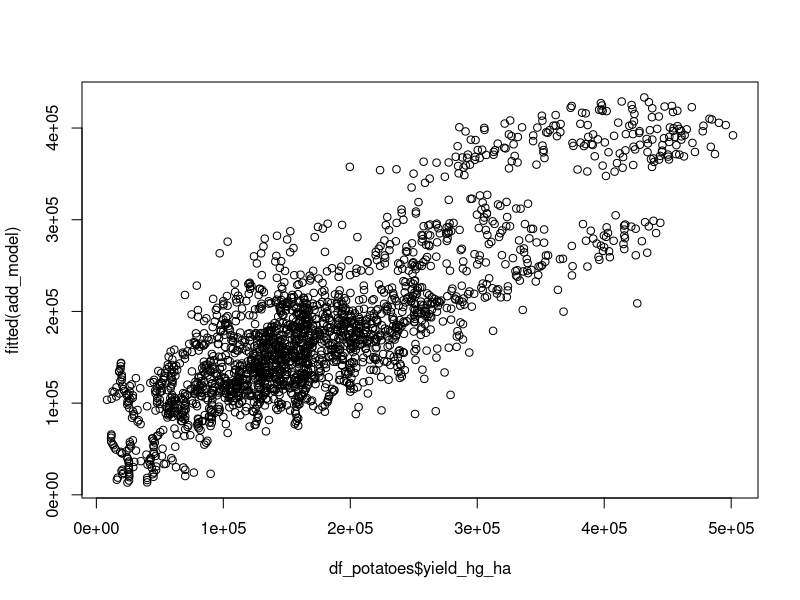
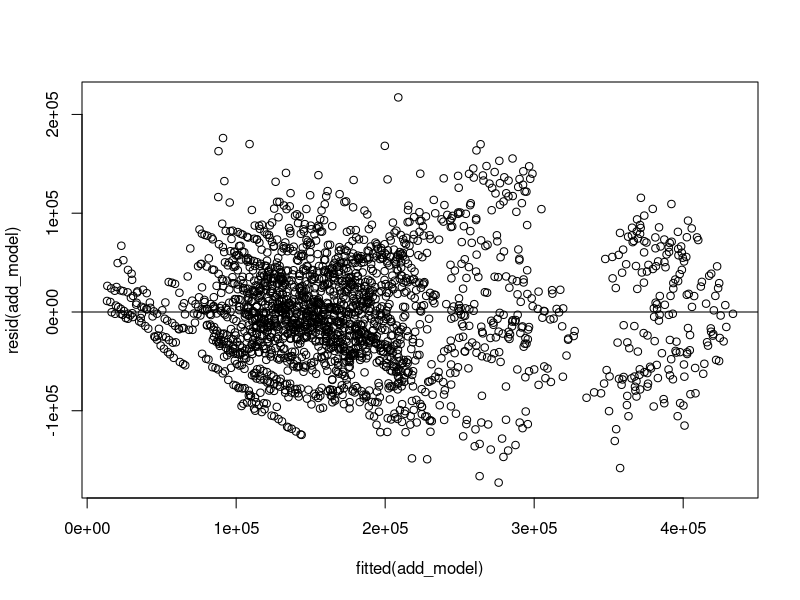
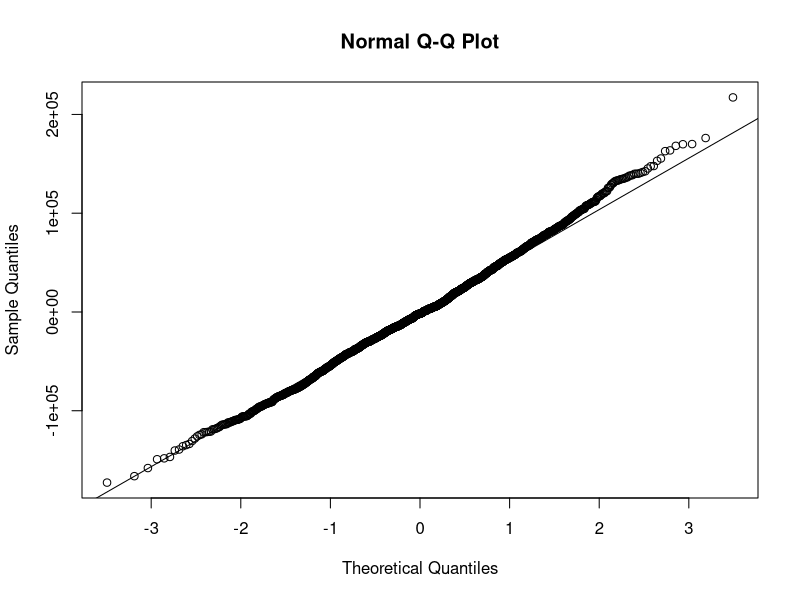

Reproduce these figures in R, in order. (Note: this script raises an error after producing the figures.)
library(readr)
library(lmtest)
library(car)
library(MASS)

diagnostic_tests = function(model) {
  
  # Basic quantities
  res = residuals(model)
  n = length(res)
  p = length(coef(model))  
  
  bp = bptest(model)
  
  shapiro = shapiro.test(res)
  
  loocv_rmse = c(
    RMSE        = sqrt(mean(residuals(model)^2)),
    LOOCV_RMSE  = sqrt(mean((resid(model)/(1 - hatvalues(model)))^2))
  )
  
  vif_values = car::vif(model)
  cat("\n=== Breusch-Pagan Test (Homoscedasticity) ===\n")
  print(bp)
  cat("Interpretation: p-value < 0.05 suggests heteroscedasticity.\n\n\n")
  
  cat("=== Shapiro-Wilk Test (Normality of Residuals) ===\n")
  print(shapiro)
  cat("Interpretation: p-value < 0.05 suggests non-normal residuals.\n\n\n")
  
  cat("=== Variance Inflation Factor (VIF) ===\n\n")
  print(vif_values)
  cat("\nInterpretation: VIF > 5 suggests moderate collinearity; VIF > 10 suggests high multicollinearity.\n\n\n")
  
  cat("=== LOOCV-RMSE ===\n\n")
  print(loocv_rmse)
  cat("\nInterpretation: LOOCV-RMSE significantly larger than RMSE may indicate under or over-fitting\n\n")
}

# subset potatoes and center predictors
df = read_csv("cleaned_yield_with_gdp_cat.csv")
df_potatoes = subset(df, crop == "Potatoes")
df_potatoes = df_potatoes[, -(1:2)]
View(df_potatoes)


# additive model
add_model = lm(yield_hg_ha ~ ., data = df_potatoes)
summary(add_model)
plot(fitted(add_model) ~ df_potatoes$yield_hg_ha)

# model diagnostics
summary(add_model)
car::vif(add_model)
shapiro.test(resid(add_model))
sqrt(mean(residuals(add_model)^2))
sqrt(mean((resid(add_model) / (1 - hatvalues(add_model))) ^ 2))

# diagnostic visualizations
plot(resid(add_model) ~ fitted(add_model))
abline(h = 0)
bptest(add_model)
qqnorm(resid(add_model))
qqline(resid(add_model))
shapiro.test(resid(add_model))

diagnostic_tests(add_model)
bp2 = bptest(add_model)
boxcox_lambda = function(model) {
  bxcx = boxcox(model)
  lambda = c("Box-Cox Lambda" = bxcx$x[which.max(bxcx$y)])
  print(lambda)
}
boxcox_lambda(add_model)

lambda = c("Box-Cox Lambda" = boxcox(add_model)$x[which.max(add_model$y)])
print(lambda)


# additive model without subregions
noreg_model = lm(yield_hg_ha ~ . - subregion, data = df_potatoes)
summary(noreg_model)

View(df_potatoes)

# ANOVA test using no-subregions as null model to compare the full model
anova(noreg_model, add_model)



# pesticides predictor transformation
par(mfrow = c(2, 2))
plot(df_potatoes$yield_hg_ha ~ df_potatoes$pesticides_t,
     main = "Yield vs Pesticides",
     xlab = "Pesticides (in Tonnes)",
     ylab = "Yield (hg/ha)")
plot1 = lm(df_potatoes$yield_hg_ha ~ df_potatoes$pesticides_t)
abline(plot1, col = "red")

plot(df_potatoes$yield_hg_ha ~ I(log(df_potatoes$pesticides_t)),
     main = "Yield vs Log Pesticides",
     xlab = "log(pesticides_t)",
     ylab = "Yield (hg/ha)")
plot2 = lm(df_potatoes$yield_hg_ha ~ I(log(df_potatoes$pesticides_t)))
abline(plot2, col = "red")

plot(df_potatoes$yield_hg_ha ~ I(log(df_potatoes$pesticides_t)^2),
     main = "Yield vs Log Pesticides Squared",
     xlab = "I(log(pesticides_t)^2)",
     ylab = "Yield (hg/ha)")
plot3 = lm(df_potatoes$yield_hg_ha ~ I(log(df_potatoes$pesticides_t)^2))
abline(plot3, col = "red")
par(mfrow = c(1, 1))



# temperature predictor transformation
par(mfrow = c(2, 2))
plot(df_potatoes$yield_hg_ha ~ df_potatoes$temp_c,
     main = "Yield vs Temperature",
     xlab = "Temperature (in Tonnes)",
     ylab = "Yield (hg/ha)")
temp1 = lm(df_potatoes$yield_hg_ha ~ df_potatoes$temp_c)
abline(temp1, col = "red")

plot(df_potatoes$yield_hg_ha ~ I(df_potatoes$temp_c^2),
     main = "Yield vs Temperature",
     xlab = "I(temp_c^2)",
     ylab = "Yield (hg/ha)")
temp2 = lm(df_potatoes$yield_hg_ha ~ I(df_potatoes$temp_c^2))
abline(temp2, col = "red")
par(mfrow = c(1, 1))



# correlations
par(mfrow = c(2, 2))
gdp_tier_ordered = factor(df_potatoes$gdp_tier, levels = c("Low", "Middle", "High"))
boxplot(df_potatoes$yield_hg_ha ~ gdp_tier_ordered,
        main = "Crop Yield vs Gross Demostic Product",
        xlab = "Gross Domestic Product",
        ylab = "Crop Yield (hg/ha)")

boxplot(df_potatoes$temp_c ~ gdp_tier_ordered,
        main = "Temperature vs Gross Domestic Product",
        xlab = "Gross Domestic Product",
        ylab = "Temperature (in Degrees Celsius)")

boxplot(df_potatoes$yield_hg_ha ~ df_potatoes$year,
        main = "Crop Yield vs Year",
        xlab = "Year",
        ylab = "Crop Yield (hg/ha)")
par(mfrow = c(1, 1))



# testing two-way interactions (minus subregion)
int_model = lm(yield_hg_ha ~ (temp_c + I(temp_c^2) + year + log(pesticides_t) + I(log(pesticides_t)^2) + gdp_tier)^2 + subregion, data = df_potatoes)

# backward BIC on int_model
bic_int_model = step(int_model, k = log(length(fitted(int_model))))

bic_int_model = lm(yield_hg_ha ~ temp_c + I(temp_c^2) + year + log(pesticides_t) + 
                     I(log(pesticides_t)^2) + gdp_tier + subregion + temp_c:I(temp_c^2) + 
                     temp_c:year + temp_c:I(log(pesticides_t)^2) + temp_c:gdp_tier + 
                     I(temp_c^2):year + I(temp_c^2):gdp_tier + year:I(log(pesticides_t)^2) + 
                     log(pesticides_t):I(log(pesticides_t)^2) + log(pesticides_t):gdp_tier + 
                     I(log(pesticides_t)^2):gdp_tier, data = df_potatoes)
vif(bic_int_model)


bic_int_model = lm(yield_hg_ha ~ temp_c + I(temp_c^2) + year + log(pesticides_t) + 
                     I(log(pesticides_t)^2) + gdp_tier + subregion + temp_c:I(log(pesticides_t)^2) + temp_c:gdp_tier, data = df_potatoes)
car::vif(bic_int_model)



# further reduced model to minimize VIF's
bic_model_small_pre = lm(yield_hg_ha ~ temp_c + year + log(pesticides_t) + I(log(pesticides_t)^2) + 
                           gdp_tier + subregion + temp_c:gdp_tier, data = df_potatoes)
car::vif(bic_model_small_pre)

# uses boxcox to find optimal response transformation
bxcx_quad = boxcox(bic_model_small_pre)
bxcx_quad$x[which.max(bxcx_quad$y)]

# model with transformed response
bic_model_small = lm(yield_hg_ha^.667 ~ temp_c + year + log(pesticides_t) + I(log(pesticides_t)^2) + 
                       gdp_tier + subregion + temp_c:gdp_tier, data = df_potatoes)

# model diagnostics
vif(bic_model_small)
summary(bic_model_small)
bptest(bic_model_small)
shapiro.test(resid(bic_model_small))
sqrt(mean((resid(bic_model_small) / (1 - hatvalues(bic_model_small))) ^ 2))

# diagnostic visualizations
plot(resid(bic_model_small) ~ fitted(bic_model_small))
abline(h = 0)
bptest(bic_model_small)
qqnorm(resid(bic_model_small))
qqline(resid(bic_model_small))
shapiro.test(resid(bic_model_small))

plot(fitted(bic_model_small) ~ I(df_potatoes$yield_hg_ha^.667),
     main = "Predicted vs. Actual",
     xlab = "Actual",
     ylab = "Predicted",
     col = "blue")
plot_model = lm(fitted(bic_model_small) ~ I(df_potatoes$yield_hg_ha^.667))
abline(plot_model, col = "orange", lwd = 2)



# alt rain model: higher adjusted r-squared, one additional predictor, lower Shapiro test p-value
bic_model_rain = lm(yield_hg_ha^.667 ~ rain_mm + temp_c + year + log(pesticides_t) + I(log(pesticides_t)^2) + 
                       gdp_tier + subregion + rain_mm:gdp_tier, data = df_potatoes)

# model diagnostics
summary(bic_model_rain)
vif(bic_model_rain)
shapiro.test(resid(bic_model_rain))
sqrt(mean((resid(bic_model_rain) / (1 - hatvalues(bic_model_rain))) ^ 2))

# diagnostic visualizations
plot(resid(bic_model_rain) ~ fitted(bic_model_rain))
abline(h = 0)
bptest(bic_model_rain)
qqnorm(resid(bic_model_rain))
qqline(resid(bic_model_rain))
shapiro.test(resid(bic_model_rain))

# predicted vs actual

plot(fitted(bic_model_rain) ~ I(df_potatoes$yield_hg_ha^.667),
     main = "Predicted vs. Actual",
     xlab = "Actual",
     ylab = "Predicted",
     col = "blue")
plot_model = lm(fitted(bic_model_rain) ~ I(df_potatoes$yield_hg_ha^.667))
abline(plot_model, col = "orange", lwd = 2)


bic_large_model = lm(yield_hg_ha^.667 ~ rain_mm + temp_c + year + log(pesticides_t) + I(log(pesticides_t)^2) + 
                      gdp_tier + subregion + temp_c:gdp_tier + rain_mm:gdp_tier, data = df_potatoes)

anova(bic_model_rain, bic_large_model)

anova(bic_model_small, bic_large_model)





int_y_x_trans_model_potato = lm(yield_hg_ha ~ year + (rain_mm + I((log(pesticides_t))^2) + I(temp_c^2) + gdp_tier)^2 +subregion , data = df_potatoes)
int_y_x_trans_model_potato_back_bic = step(int_y_x_trans_model_potato, direction = "backward", k=log(length(resid(int_y_x_trans_model_potato))))
bxcx_quad = boxcox(int_y_x_trans_model_potato_back_bic)
bxcx_quad$x[which.max(bxcx_quad$y)]
final_model = lm(yield_hg_ha^.707 ~ year + rain_mm + I((log(pesticides_t))^2) + I(temp_c^2) + 
                   gdp_tier + subregion + rain_mm:I((log(pesticides_t))^2) + 
                   rain_mm:gdp_tier + I((log(pesticides_t))^2):I(temp_c^2) + 
                   I((log(pesticides_t))^2):gdp_tier, data = df_potatoes)
summary(final_model)
car::vif(final_model)
shapiro.test(resid(final_model))
sqrt(mean(residuals(int_y_x_trans_model_potato_back_bic)^2))
sqrt(mean((resid(int_y_x_trans_model_potato_back_bic) / (1 - hatvalues(int_y_x_trans_model_potato_back_bic))) ^ 2))
